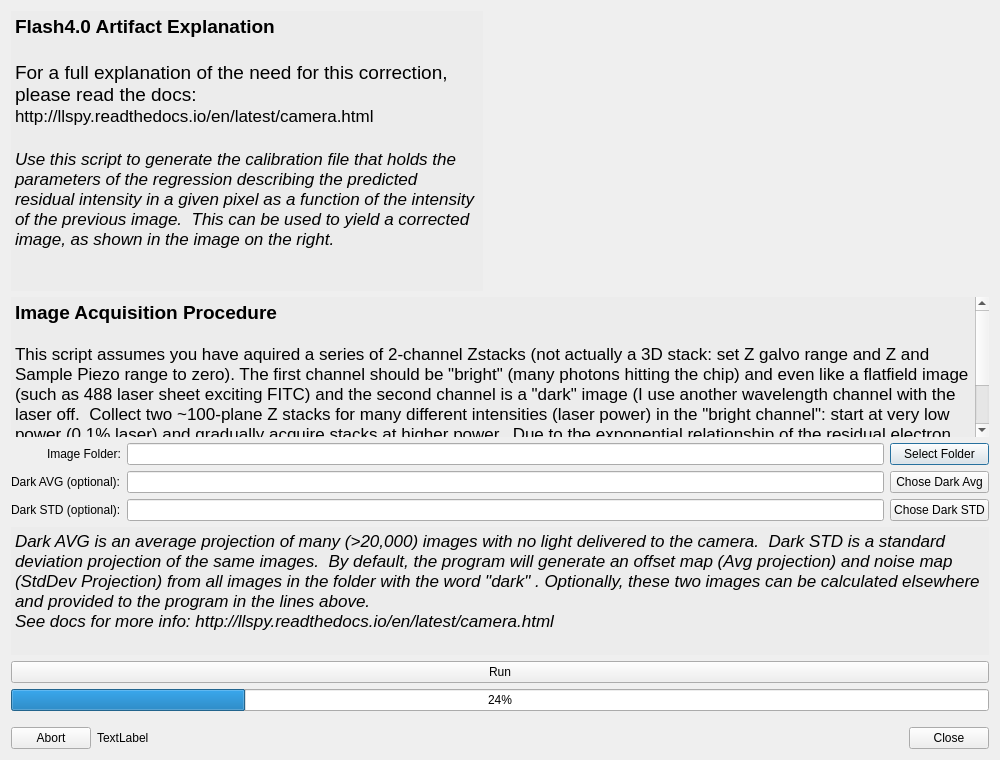
<?xml version="1.0" encoding="UTF-8"?>
<ui version="4.0">
 <class>Dialog</class>
 <widget class="QDialog" name="Dialog">
  <property name="geometry">
   <rect>
    <x>0</x>
    <y>0</y>
    <width>1000</width>
    <height>760</height>
   </rect>
  </property>
  <property name="minimumSize">
   <size>
    <width>1000</width>
    <height>760</height>
   </size>
  </property>
  <property name="maximumSize">
   <size>
    <width>10000</width>
    <height>10000</height>
   </size>
  </property>
  <property name="windowTitle">
   <string>Dialog</string>
  </property>
  <layout class="QVBoxLayout" name="verticalLayout">
   <item>
    <layout class="QHBoxLayout" name="horizontalLayout">
     <item>
      <widget class="QTextEdit" name="textEdit">
       <property name="minimumSize">
        <size>
         <width>0</width>
         <height>280</height>
        </size>
       </property>
       <property name="maximumSize">
        <size>
         <width>16777215</width>
         <height>1000</height>
        </size>
       </property>
       <property name="font">
        <font>
         <pointsize>12</pointsize>
        </font>
       </property>
       <property name="frameShape">
        <enum>QFrame::NoFrame</enum>
       </property>
       <property name="frameShadow">
        <enum>QFrame::Plain</enum>
       </property>
       <property name="html">
        <string>&lt;!DOCTYPE HTML PUBLIC &quot;-//W3C//DTD HTML 4.0//EN&quot; &quot;http://www.w3.org/TR/REC-html40/strict.dtd&quot;&gt;
&lt;html&gt;&lt;head&gt;&lt;meta name=&quot;qrichtext&quot; content=&quot;1&quot; /&gt;&lt;style type=&quot;text/css&quot;&gt;
p, li { white-space: pre-wrap; }
&lt;/style&gt;&lt;/head&gt;&lt;body style=&quot; font-family:'.SF NS Text'; font-size:12pt; font-weight:400; font-style:normal;&quot; bgcolor=&quot;#ececec&quot;&gt;
&lt;p style=&quot; margin-top:0px; margin-bottom:0px; margin-left:0px; margin-right:0px; -qt-block-indent:0; text-indent:0px;&quot;&gt;&lt;span style=&quot; font-size:14pt; font-weight:600;&quot;&gt;Flash4.0 Artifact Explanation&lt;/span&gt;&lt;/p&gt;
&lt;p style=&quot;-qt-paragraph-type:empty; margin-top:0px; margin-bottom:0px; margin-left:0px; margin-right:0px; -qt-block-indent:0; text-indent:0px; font-size:14pt;&quot;&gt;&lt;br /&gt;&lt;/p&gt;
&lt;p style=&quot; margin-top:0px; margin-bottom:0px; margin-left:0px; margin-right:0px; -qt-block-indent:0; text-indent:0px;&quot;&gt;&lt;span style=&quot; font-size:14pt;&quot;&gt;For a full explanation of the need for this correction, please read the docs:&lt;/span&gt;&lt;/p&gt;
&lt;p style=&quot; margin-top:0px; margin-bottom:0px; margin-left:0px; margin-right:0px; -qt-block-indent:0; text-indent:0px;&quot;&gt;&lt;span style=&quot; font-size:13pt;&quot;&gt;http://llspy.readthedocs.io/en/latest/camera.html&lt;/span&gt;&lt;/p&gt;
&lt;p style=&quot;-qt-paragraph-type:empty; margin-top:0px; margin-bottom:0px; margin-left:0px; margin-right:0px; -qt-block-indent:0; text-indent:0px; font-size:14pt;&quot;&gt;&lt;br /&gt;&lt;/p&gt;
&lt;p style=&quot; margin-top:0px; margin-bottom:0px; margin-left:0px; margin-right:0px; -qt-block-indent:0; text-indent:0px;&quot;&gt;&lt;span style=&quot; font-size:13pt; font-style:italic;&quot;&gt;Use this script to generate the calibration file that holds the parameters of the regression describing the predicted residual intensity in a given pixel as a function of the intensity of the previous image.  This can be used to yield a corrected image, as shown in the image on the right.&lt;/span&gt;&lt;/p&gt;&lt;/body&gt;&lt;/html&gt;</string>
       </property>
      </widget>
     </item>
     <item>
      <widget class="QLabel" name="picture">
       <property name="minimumSize">
        <size>
         <width>500</width>
         <height>280</height>
        </size>
       </property>
       <property name="text">
        <string/>
       </property>
       <property name="pixmap">
        <pixmap>before_after.png</pixmap>
       </property>
      </widget>
     </item>
    </layout>
   </item>
   <item>
    <widget class="QTextEdit" name="textEdit_2">
     <property name="minimumSize">
      <size>
       <width>0</width>
       <height>140</height>
      </size>
     </property>
     <property name="maximumSize">
      <size>
       <width>16777215</width>
       <height>10000</height>
      </size>
     </property>
     <property name="frameShape">
      <enum>QFrame::NoFrame</enum>
     </property>
     <property name="frameShadow">
      <enum>QFrame::Plain</enum>
     </property>
     <property name="html">
      <string>&lt;!DOCTYPE HTML PUBLIC &quot;-//W3C//DTD HTML 4.0//EN&quot; &quot;http://www.w3.org/TR/REC-html40/strict.dtd&quot;&gt;
&lt;html&gt;&lt;head&gt;&lt;meta name=&quot;qrichtext&quot; content=&quot;1&quot; /&gt;&lt;style type=&quot;text/css&quot;&gt;
p, li { white-space: pre-wrap; }
&lt;/style&gt;&lt;/head&gt;&lt;body style=&quot; font-family:'.SF NS Text'; font-size:13pt; font-weight:400; font-style:normal;&quot; bgcolor=&quot;#ececec&quot;&gt;
&lt;p style=&quot; margin-top:0px; margin-bottom:0px; margin-left:0px; margin-right:0px; -qt-block-indent:0; text-indent:0px;&quot;&gt;&lt;span style=&quot; font-size:14pt; font-weight:600;&quot;&gt;Image Acquisition Procedure&lt;/span&gt;&lt;/p&gt;
&lt;p style=&quot;-qt-paragraph-type:empty; margin-top:0px; margin-bottom:0px; margin-left:0px; margin-right:0px; -qt-block-indent:0; text-indent:0px;&quot;&gt;&lt;br /&gt;&lt;/p&gt;
&lt;p style=&quot; margin-top:0px; margin-bottom:0px; margin-left:0px; margin-right:0px; -qt-block-indent:0; text-indent:0px;&quot;&gt;This script assumes you have aquired a series of 2-channel Zstacks (not actually a 3D stack: set Z galvo range and Z and Sample Piezo range to zero). The first channel should be &amp;quot;bright&amp;quot; (many photons hitting the chip) and even like a flatfield image (such as 488 laser sheet exciting FITC) and the second channel is a &amp;quot;dark&amp;quot; image (I use another wavelength channel with the laser off.  Collect two ~100-plane Z stacks for many different intensities (laser power) in the &amp;quot;bright channel&amp;quot;: start at very low power (0.1% laser) and gradually acquire stacks at higher power.  Due to the exponential relationship of the residual electron effect, it's particularly important to get a lot of low-powered stacks: 1%, 2%, 3% etc... then after 10% you can begin to take bigger steps. (Of course, the exact laser powers will depend on the power and efficiency of your system.).  More here: http://llspy.readthedocs.io/en/latest/camera.html&lt;/p&gt;&lt;/body&gt;&lt;/html&gt;</string>
     </property>
    </widget>
   </item>
   <item>
    <layout class="QGridLayout" name="gridLayout">
     <property name="topMargin">
      <number>0</number>
     </property>
     <item row="0" column="0" alignment="Qt::AlignRight">
      <widget class="QLabel" name="label">
       <property name="text">
        <string>Image Folder:</string>
       </property>
       <property name="buddy">
        <cstring>camCalibFolderLineEdit</cstring>
       </property>
      </widget>
     </item>
     <item row="0" column="1">
      <widget class="QLineEdit" name="camCalibFolderLineEdit">
       <property name="readOnly">
        <bool>true</bool>
       </property>
      </widget>
     </item>
     <item row="0" column="2">
      <widget class="QPushButton" name="selectFolderPushButton">
       <property name="text">
        <string>Select Folder</string>
       </property>
      </widget>
     </item>
     <item row="1" column="2">
      <widget class="QPushButton" name="DarkAVGPushButton">
       <property name="text">
        <string>Chose Dark Avg</string>
       </property>
      </widget>
     </item>
     <item row="1" column="1">
      <widget class="QLineEdit" name="darkAVGLineEdit">
       <property name="readOnly">
        <bool>true</bool>
       </property>
      </widget>
     </item>
     <item row="1" column="0" alignment="Qt::AlignRight">
      <widget class="QLabel" name="label_3">
       <property name="text">
        <string>Dark AVG (optional):</string>
       </property>
       <property name="buddy">
        <cstring>camCalibFolderLineEdit</cstring>
       </property>
      </widget>
     </item>
     <item row="2" column="0">
      <widget class="QLabel" name="label_4">
       <property name="text">
        <string>Dark STD (optional):</string>
       </property>
       <property name="buddy">
        <cstring>camCalibFolderLineEdit</cstring>
       </property>
      </widget>
     </item>
     <item row="2" column="1">
      <widget class="QLineEdit" name="darkSTDLineEdit">
       <property name="readOnly">
        <bool>true</bool>
       </property>
      </widget>
     </item>
     <item row="2" column="2">
      <widget class="QPushButton" name="DarkSTDPushButton">
       <property name="text">
        <string>Chose Dark STD</string>
       </property>
      </widget>
     </item>
    </layout>
   </item>
   <item>
    <widget class="QTextEdit" name="textEdit_4">
     <property name="minimumSize">
      <size>
       <width>0</width>
       <height>0</height>
      </size>
     </property>
     <property name="maximumSize">
      <size>
       <width>16777215</width>
       <height>10000</height>
      </size>
     </property>
     <property name="frameShape">
      <enum>QFrame::NoFrame</enum>
     </property>
     <property name="frameShadow">
      <enum>QFrame::Plain</enum>
     </property>
     <property name="html">
      <string>&lt;!DOCTYPE HTML PUBLIC &quot;-//W3C//DTD HTML 4.0//EN&quot; &quot;http://www.w3.org/TR/REC-html40/strict.dtd&quot;&gt;
&lt;html&gt;&lt;head&gt;&lt;meta name=&quot;qrichtext&quot; content=&quot;1&quot; /&gt;&lt;style type=&quot;text/css&quot;&gt;
p, li { white-space: pre-wrap; }
&lt;/style&gt;&lt;/head&gt;&lt;body style=&quot; font-family:'.SF NS Text'; font-size:13pt; font-weight:400; font-style:normal;&quot; bgcolor=&quot;#ececec&quot;&gt;
&lt;p style=&quot; margin-top:0px; margin-bottom:0px; margin-left:0px; margin-right:0px; -qt-block-indent:0; text-indent:0px;&quot;&gt;&lt;span style=&quot; font-style:italic;&quot;&gt;Dark AVG is an average projection of many (&amp;gt;20,000) images with no light delivered to the camera.  Dark STD is a standard deviation projection of the same images.  By default, the program will generate an offset map (Avg projection) and noise map (StdDev Projection) from all images in the folder with the word &amp;quot;dark&amp;quot; . Optionally, these two images can be calculated elsewhere and provided to the program in the lines above. &lt;/span&gt;&lt;/p&gt;
&lt;p style=&quot; margin-top:0px; margin-bottom:0px; margin-left:0px; margin-right:0px; -qt-block-indent:0; text-indent:0px;&quot;&gt;&lt;span style=&quot; font-style:italic;&quot;&gt;See docs for more info: http://llspy.readthedocs.io/en/latest/camera.html&lt;/span&gt;&lt;/p&gt;&lt;/body&gt;&lt;/html&gt;</string>
     </property>
    </widget>
   </item>
   <item>
    <widget class="QPushButton" name="runButton">
     <property name="text">
      <string>Run</string>
     </property>
    </widget>
   </item>
   <item>
    <widget class="QProgressBar" name="progressBar">
     <property name="value">
      <number>24</number>
     </property>
    </widget>
   </item>
   <item>
    <layout class="QHBoxLayout" name="horizontalLayout_2">
     <property name="topMargin">
      <number>10</number>
     </property>
     <item>
      <widget class="QPushButton" name="abortButton">
       <property name="text">
        <string>Abort</string>
       </property>
      </widget>
     </item>
     <item>
      <widget class="QLabel" name="statusLabel">
       <property name="text">
        <string>TextLabel</string>
       </property>
      </widget>
     </item>
     <item>
      <widget class="QDialogButtonBox" name="buttonBox">
       <property name="orientation">
        <enum>Qt::Horizontal</enum>
       </property>
       <property name="standardButtons">
        <set>QDialogButtonBox::Close</set>
       </property>
       <property name="centerButtons">
        <bool>false</bool>
       </property>
      </widget>
     </item>
    </layout>
   </item>
  </layout>
 </widget>
 <resources/>
 <connections>
  <connection>
   <sender>buttonBox</sender>
   <signal>accepted()</signal>
   <receiver>Dialog</receiver>
   <slot>accept()</slot>
   <hints>
    <hint type="sourcelabel">
     <x>248</x>
     <y>254</y>
    </hint>
    <hint type="destinationlabel">
     <x>157</x>
     <y>274</y>
    </hint>
   </hints>
  </connection>
  <connection>
   <sender>buttonBox</sender>
   <signal>rejected()</signal>
   <receiver>Dialog</receiver>
   <slot>reject()</slot>
   <hints>
    <hint type="sourcelabel">
     <x>316</x>
     <y>260</y>
    </hint>
    <hint type="destinationlabel">
     <x>286</x>
     <y>274</y>
    </hint>
   </hints>
  </connection>
 </connections>
</ui>
